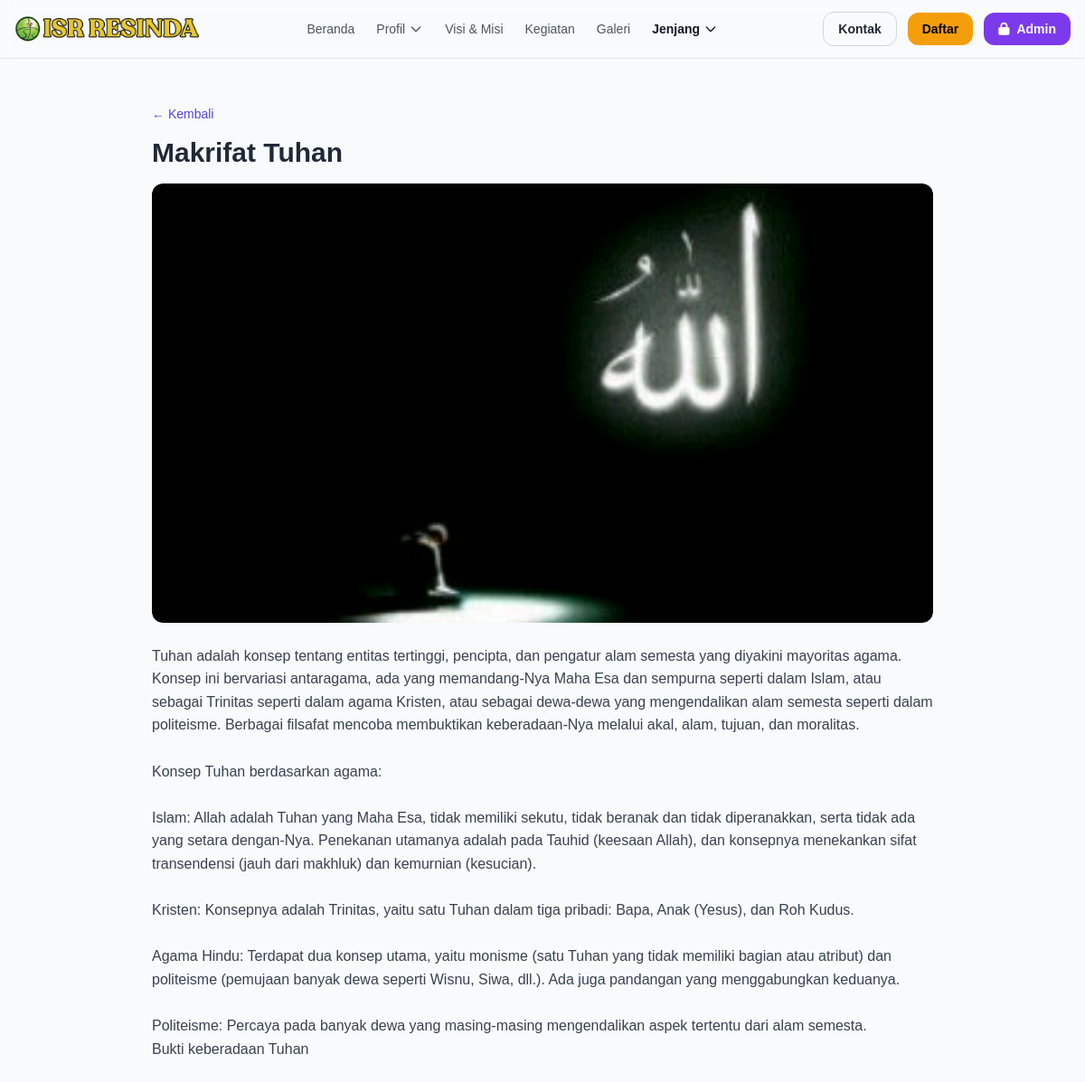
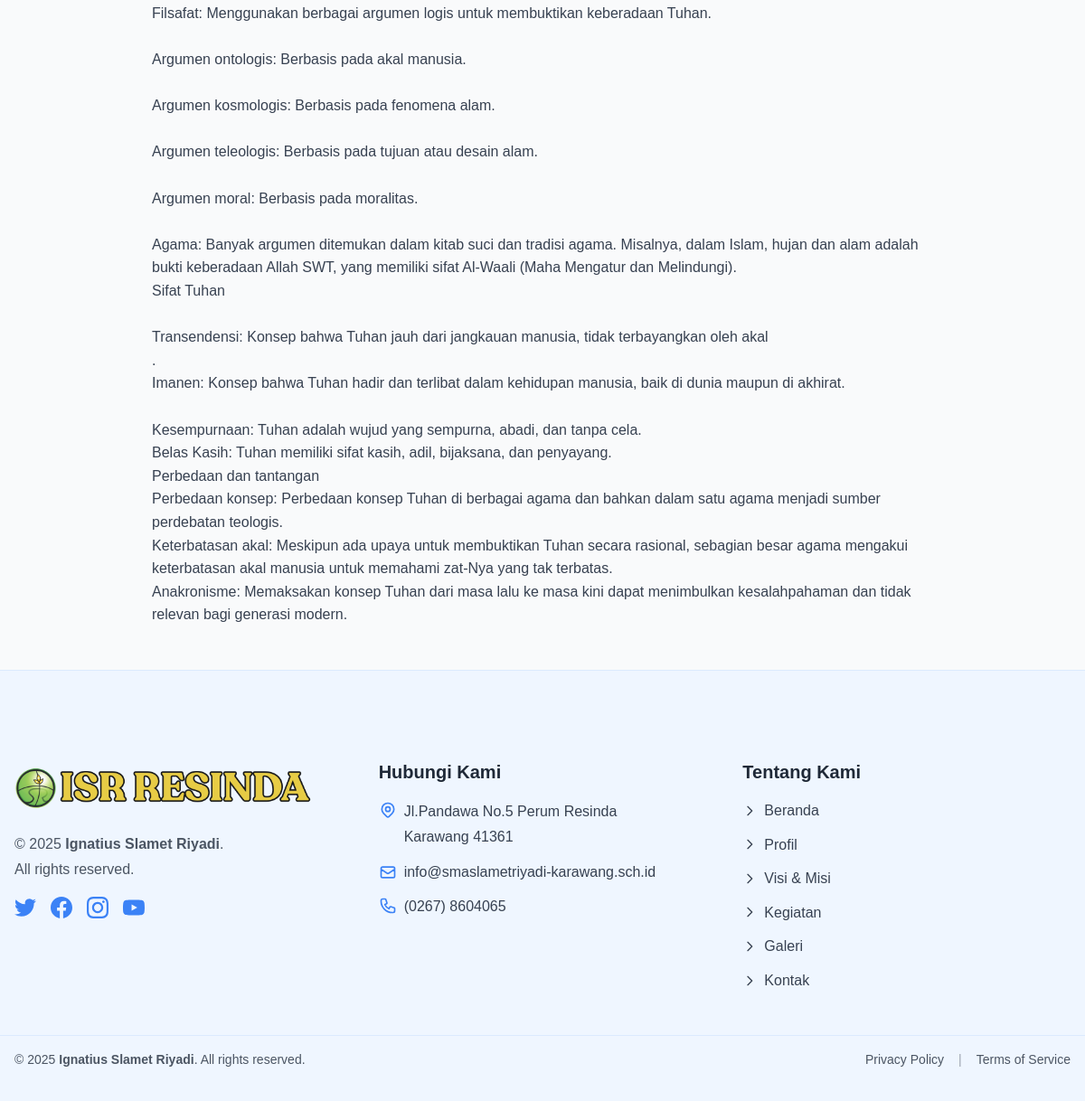
Page /render-art-detail.php?id=2 on the committed database (2 pictures, top to bottom).
### tables this page shows
CREATE TABLE `render_art` (
  `id` int(11) NOT NULL,
  `title` varchar(255) NOT NULL,
  `description` text DEFAULT NULL,
  `image_path` varchar(500) DEFAULT NULL,
  `category` enum('eksterior','interior','3d_modeling') NOT NULL DEFAULT 'eksterior',
  `status` enum('active','inactive') NOT NULL DEFAULT 'active',
  `created_by` int(11) DEFAULT NULL,
  `created_at` timestamp NULL DEFAULT current_timestamp(),
  `updated_at` timestamp NULL DEFAULT NULL ON UPDATE current_timestamp()
);

### render-art-detail.php (the view, shortened to what this page needs)
<?php
function h($s){ return htmlspecialchars((string)$s, ENT_QUOTES, 'UTF-8'); }
$id = (int)($_GET['id'] ?? 0);
$db = (new Database())->getConnection();
$stmt = $id ? $db->prepare("SELECT * FROM render_art WHERE id = :id AND status='active'") : null;
$post = null;
if ($stmt) { $stmt->execute([':id'=>$id]); $post = $stmt->fetch(PDO::FETCH_ASSOC); }
function getImageUrl($imagePath){
  return '/site/' . ltrim($imagePath, '/');
}
?>
<?php include 'includes/header.php'; ?>
<section class="py-12">
  <div class="max-w-4xl mx-auto px-4">
    <?php if (!$post): ?>
      <p>Tidak ditemukan.</p>
    <?php else:
      $img = getImageUrl($post['image_path'] ?? '');
    ?>
      <a href="render-art.php" class="text-sm text-indigo-600 hover:underline">← Kembali</a>
      <h1 class="text-3xl font-bold mt-3 mb-4"><?= h($post['title'] ?? '') ?></h1>
      <?php if ($img): ?>
        <div class="w-full overflow-hidden rounded-xl bg-gray-100 mb-6" style="aspect-ratio:16/9">
          <img src="<?= h($img) ?>" alt="<?= h($post['title'] ?? '') ?>" class="w-full h-full object-cover">
        </div>
      <?php endif; ?>
      <div class="prose max-w-none text-gray-700">
        <?= nl2br(h($post['description'] ?? '')) ?>
      </div>
    <?php endif; ?>
  </div>
</section>
<?php include 'includes/footer.php'; ?>

### assets/css/style.css (style rules this page uses)
* { margin: 0; padding: 0; box-sizing: border-box; font-family: 'Arial', sans-serif; }
body { background-color: #f5f5f5; color: #333; line-height: 1.6; }
img { max-width:100%;height:auto;border-radius:0.75rem }

### includes/header.php (style rules this page uses)
body { font-family:'Inter',system-ui,-apple-system,'Segoe UI',Roboto,Helvetica,Arial }

### rows in the picture
render_art: title "Makrifat Tuhan", image_path (picture), description "Tuhan adalah konsep tentang entitas tertinggi, pencipta, dan pengatur alam semesta yang diyakini mayoritas agama. Konsep ini bervariasi antaragama, ada yang memandang-Nya Maha Esa dan sempurna seperti dalam Islam, atau sebagai Trinitas seperti dalam agama Kristen, atau sebagai dewa-dewa yang mengendalikan alam semesta seperti dalam politeisme. Berbagai filsafat mencoba membuktikan keberadaan-Nya melalui akal, alam, tujuan, dan moralitas. Konsep Tuhan berdasarkan agama: Islam: Allah adalah Tuhan yang Maha Esa, tidak memiliki sekutu, tidak beranak dan tidak diperanakkan, serta tidak ada yang setara dengan-Nya. Penekanan utamanya adalah pada Tauhid (keesaan Allah), dan konsepnya menekankan…"
